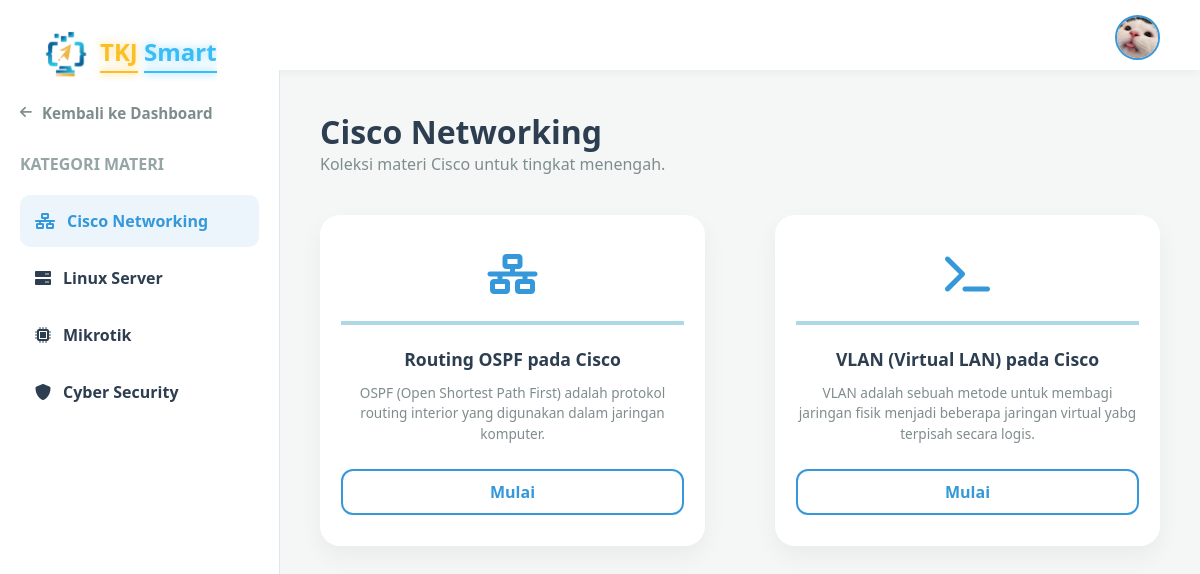
Screenshot of /modul/cisco with the database file from the repository.
### tables this page shows
CREATE TABLE modul (
                id INTEGER PRIMARY KEY AUTOINCREMENT,
                judul TEXT NOT NULL,
                kategori TEXT NOT NULL,
                konten TEXT NOT NULL,
                deskripsi_singkat TEXT,
                icon TEXT
            );

### app.py (the view)
@app.route('/modul/<kat>')
def show_modul(kat):
    kategori_dicari = kat.lower().strip()
    conn = get_db_connection()
    cek_isi = conn.execute('SELECT COUNT(*) FROM modul').fetchone()
    print(f"Total baris di tabel modul: {cek_isi[0]}")
    materi = conn.execute('SELECT * FROM modul WHERE kategori = ?', (kategori_dicari,)).fetchall()
    conn.close()
    print(f"Mencari: '{kategori_dicari}', Hasil: {len(materi)} materi")
    return render_template('modul_kategori.html',
                           materi_list=materi,
                           nama_kategori=kat.capitalize())

### app.py (called while the page is built)
def get_db_connection():
    conn = sqlite3.connect('database.db')
    conn.row_factory = sqlite3.Row
    return conn

### templates/modul_kategori.html (shortened to what this page needs)
<!DOCTYPE html>
<html lang="id">
<head>
    <link rel="stylesheet" href="{{ url_for('static', filename='modul.css') }}">
    <link rel="stylesheet" href="{{ url_for('static', filename='logo.css') }}">
    <link rel="stylesheet" href="https://cdnjs.cloudflare.com/ajax/libs/font-awesome/6.0.0/css/all.min.css">
</head>
<body>
    <header class="top-header">
        <div class="logo-container" style="margin-bottom:10px; margin-top:50px;">
				<div class="logo-icon">
					<img src="{{ url_for('static', filename='photos/logo.PNG') }}" alt="logo">
				</div>
				<div class="logo-text" style="height: 40px;">
					<h1>
						<span class="tkj">TKJ</span>
						<span class="smart">Smart</span>
					</h1>
				</div>
            </div>
        <div class="profile-area" style="margin-top:10px;">
            <a href="/account">
                <img src="{{ url_for('static', filename='photos/foto-profil-default.JPG') }}" alt="Profile" class="profile-circle">
            </a>
        </div>
    </header>
    <div class="main-wrapper">
        <aside class="category-sidebar">
            <div class="back-nav">
                <a href="/dashboard" class="btn-back">
                    <i class="fas fa-arrow-left"></i> Kembali ke Dashboard
                </a>
            </div>
            <h3>Kategori Materi</h3>
            <nav class="category-nav">
                <a href="/modul/cisco" class="cat-link {{ 'active' if nama_kategori == 'Cisco' }}"><i class="fas fa-network-wired"></i> Cisco Networking</a>
                <a href="/modul/linux" class="cat-link {{ 'active' if nama_kategori == 'Linux' }}"><i class="fas fa-server"></i> Linux Server</a>
                <a href="/modul/mikrotik" class="cat-link {{ 'active' if nama_kategori == 'Mikrotik' }}"><i class="fas fa-microchip"></i> Mikrotik</a>
                <a href="/modul/cybersecurity" class="cat-link {{ 'active' if nama_kategori == 'Cybersecurity' }}"><i class="fas fa-shield-alt"></i> Cyber Security</a>
            </nav>
        </aside>
        <main class="content-area">
            <div class="content-header">
                <h2>{{ nama_kategori }} Networking</h2>
                <p>Koleksi materi {{ nama_kategori }} untuk tingkat menengah.</p>
            </div>
            <div class="material-grid">
                {% for materi in materi_list %}
                <div class="course-card reveal"> <div class="course-content">
                        <div class="course-icon"><i class="{{ materi.icon }}"></i></div>
                        <div style="border: 2px solid lightblue; width: 100%;"></div>
						<br>
                        <h4>{{ materi.judul }}</h4>
                        <p>{{ materi.deskripsi_singkat if materi.deskripsi_singkat else 'Tidak ada deskripsi.' }}</p>
                    </div>
                    <a href="/modul/baca/{{ materi.id }}" class="btn-mulai">Mulai</a>
                </div>
                {% endfor %}
            </div>
        </main>
    </div>
</body>
</html>

### static/modul.css (style rules this page uses)
:root { --bg-color: #f4f7f6; --primary: #2c3e50; --accent: #3498db; }
* { margin: 0; padding: 0; box-sizing: border-box; font-family: 'Segoe UI', sans-serif; }
body { background: var(--bg-color); height: 100vh; display: flex; flex-direction: column; }
.top-header { height: 70px; background: white; display: flex; justify-content: space-between; align-items: center; padding: 0 40px; box-shadow: 0 2px 10px rgba(0,0,0,0.05); }
.profile-circle { width: 45px; height: 45px; border-radius: 50%; border: 2px solid var(--accent); }
.main-wrapper { display: flex; flex: 1; overflow: hidden; }
.back-nav { margin-bottom: 30px; }
.btn-back { display: inline-flex; align-items: center; gap: 10px; text-decoration: none; color: #7f8c8d; font-size: 0.95rem; font-weight: 600; transition: all 0.3s ease; }
.btn-back i { font-size: 0.85rem; transition: transform 0.3s ease; }
.category-sidebar { width: 280px; background: white; border-right: 1px solid #e0e6ed; padding: 30px 20px; overflow-y: auto; }
.category-sidebar h3 { font-size: 1rem; color: #95a5a6; text-transform: uppercase; margin-bottom: 20px; }
.cat-link { display: flex; align-items: center; gap: 12px; padding: 15px; text-decoration: none; color: var(--primary); border-radius: 10px; margin-bottom: 5px; transition: 0.3s; font-weight: 600; }
.cat-link:hover, .cat-link.active { background: #ebf5fb; color: var(--accent); }
.content-area { flex: 1; padding: 40px; overflow-y: auto; }
.content-header { margin-bottom: 40px; }
.content-header h2 { font-size: 2rem; color: var(--primary); }
.content-header p { color: #7f8c8d; }
.material-grid { display: grid; grid-template-columns: repeat(auto-fill, minmax(250px, 1fr)); gap: 70px; }
.course-card { background: white; padding: 30px 20px; border-radius: 20px; display: flex; flex-direction: column; justify-content: space-between; box-shadow: 0 10px 25px rgba(0,0,0,0.05); transition: all 0.3s ease; text-align: center; border: 1px solid transparent; min-height: 280px; min-width: 330px; }
.course-icon { font-size: 2.5rem; color: #3498db; margin-bottom: 20px; }
.course-card h4 { color: #2c3e50; margin-bottom: 12px; font-size: 1.1rem; }
.course-card p { color: #7f8c8d; font-size: 0.85rem; line-height: 1.5; margin-bottom: 25px; }
.btn-mulai { text-decoration: none; background: transparent; color: #3498db; padding: 10px; border-radius: 12px; font-weight: 600; border: 2px solid #3498db; transition: 0.3s; }

### static/logo.css (style rules this page uses)
.logo-container { display: flex; align-items: center; gap: 10px; opacity: 0; transform: scale(0.8); animation: fadeZoom 1s ease forwards; position: relative; z-index: 2; overflow: hidden; width: fit-content; }
.logo-container::after { content: ""; position: absolute; top: 0; left: -120%; width: 60%; height: 100%; background: linear-gradient( 120deg, transparent, rgba(255,255,255,0.4), transparent ); transform: skewX(-20deg); pointer-events: none; animation: shimmerFull 3s infinite; }
.logo-icon img { width: 50px; transform: translateY(50px); opacity: 0; animation: iconUp 0.8s ease forwards; animation-delay: 0.5s; display: block; }
.logo-text { height:50px; }
.logo-text h1 { font-size: 24px; margin: 0; }
.tkj { color: #fbbf24; opacity: 0; transform: translateX(-50px); display: inline-block; animation: slideLeft 0.8s ease forwards; animation-delay: 1s; text-shadow: 0 0 10px rgba(251,191,36,0.5); }
.smart { color: #38bdf8; opacity: 0; transform: translateX(50px); display: inline-block; animation: slideRight 0.8s ease forwards; animation-delay: 1.2s; text-shadow: 0 0 10px rgba(56,189,248,0.5); }
.tkj::after, .smart::after { content: ""; position: absolute; left: 0; bottom: -5px; width: 0%; height: 2px; background: currentColor; box-shadow: 0 0 8px currentColor; animation: lineRun 1s ease forwards; }
.tkj::after { animation-delay: 1.2s; }
.smart::after { animation-delay: 1.4s; }

### rows the page displays
modul: judul "Routing OSPF pada Cisco", deskripsi_singkat "OSPF (Open Shortest Path First) adalah protokol routing interior yang digunakan dalam jaringan komputer."
modul: judul "VLAN (Virtual LAN) pada Cisco", deskripsi_singkat "VLAN adalah sebuah metode untuk membagi jaringan fisik menjadi beberapa jaringan virtual yabg terpisah secara logis."

### other values shown
{{ nama_kategori }} "Cisco"
